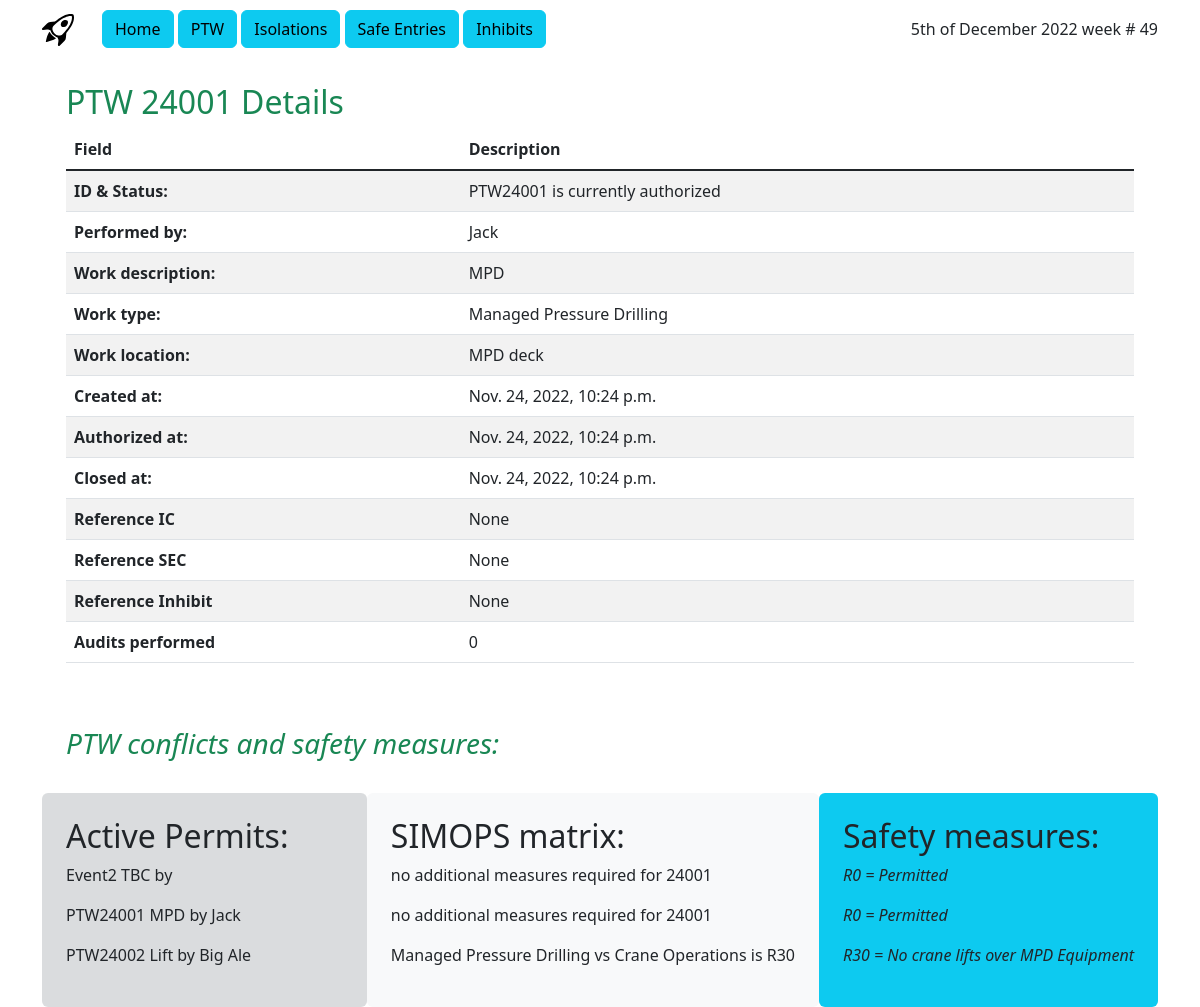
The page /ptw/ptw/24001/ on the database its author committed.
### ptw/models.py (models this page shows, shortened)
class PTW(models.Model):
    prefix = models.CharField(max_length=5, choices=[
        ('PTW', 'PTW'),
        ('HVPTW', 'HVPTW'),
        ('HVSFT', 'HVSFT'),
        ('Event', 'Event'),
    ], default='PTW')
    id = models.IntegerField(primary_key=True)
    status = models.CharField(max_length=10, choices=[
        ('created', 'created'),
        ('authorized', 'authorized'),
        ('suspended', 'suspended'),
        ('closed', 'closed'),
        ('cancelled', 'cancelled')]
                              )
    created_at = models.DateTimeField(default=timezone.now)
    authorized_at = models.DateTimeField(default=timezone.now)
    closed_at = models.DateTimeField(default=timezone.now)
    planned_work_at = models.DateTimeField(default=timezone.now)
    work_description = models.CharField(max_length=64, default='TBC')
    work_type = models.CharField(max_length=64, choices=work_list, blank=True)
    work_location = models.CharField(max_length=64, default='TBC')
    performing_authority = models.CharField(max_length=64, blank=True)
    permit_audit = models.IntegerField(default=0)
    ref_isolation = models.ForeignKey(Isolation, on_delete=models.PROTECT, blank=True, null=True)
    ref_safe_entry = models.ForeignKey(SafeEntry, on_delete=models.PROTECT, blank=True, null=True)
    ref_inhibit = models.ForeignKey(Inhibit, on_delete=models.PROTECT, blank=True, null=True)

class SIMOPS(models.Model):
    work_type_1 = models.CharField(max_length=64, choices=work_list, blank=True)
    work_type_2 = models.CharField(max_length=64, choices=work_list, blank=True)
    are_conflicting = models.BooleanField()
    restriction = models.ForeignKey(Restriction, on_delete=models.PROTECT, db_column='restriction')
    def __str__(self):
        return f'{self.work_type_1} vs {self.work_type_2} is {self.restriction}'

class Restriction(models.Model):
    restriction = models.CharField(primary_key=True, max_length=3)
    restriction_details = models.CharField(max_length=200)
    is_self_restriction = models.BooleanField()
    def __str__(self):
        return f'{self.restriction}'

### ptw/views.py (the view)
# urls.py: path('ptw/<int:ptw_id>/', views.permit, name='detail'),
def permit(request, ptw_id):
    this_permit = get_object_or_404(PTW, pk=ptw_id)
    active_ptws = PTW.objects.filter(status__exact='authorized')
    simops = SIMOPS.objects.all()
    restrictions = []
    descriptions = []
    for active in active_ptws:
        try:
            obj = simops.get(work_type_1__exact=this_permit.work_type, work_type_2__exact=active.work_type)
            desc = Restriction.objects.get(restriction__exact=obj.restriction)
            restrictions.append(obj)
            descriptions.append(desc)
        except ObjectDoesNotExist:
            no_rest = Restriction.objects.get(restriction__exact='R0')
            restrictions.append(f'no additional measures required for {this_permit.id}')
            descriptions.append(no_rest)
    context = {'this_permit': this_permit,
               'active_ptws': active_ptws,
               'simops': simops,
               'restrictions': restrictions,
               'descriptions': descriptions,
               }
    return render(request, 'ptw/detail.html', context)

### ptw/templates/ptw/detail.html
{% extends 'ptw/nav.html' %}
{% block content %}
<div class="col-md p-4">
            <h2 class="text-success">{{ this_permit.prefix }} {{ this_permit.id }} Details</h2>
                <table class="table table-striped table-hover">
                    <thead>
                        <tr>
                            <th scope="col">Field</th>
                            <th scope="col">Description</th>
                        </tr>
                    </thead>
                    <tbody class="table-group-divider">
                        <tr>
                            <th scope="row">ID & Status:</th>
                            <td>{{ this_permit.prefix }}{{ this_permit.id }} is currently {{ this_permit.status }}</td>
                        </tr>
                        <tr>
                            <th scope="row">Performed by:</th>
                            <td>{{ this_permit.performing_authority }}</td>
                        </tr>
                        <tr>
                            <th scope="row">Work description:</th>
                            <td>{{ this_permit.work_description }}</td>
                        </tr>
                        <tr>
                            <th scope="row">Work type:</th>
                            <td>{{ this_permit.work_type }}</td>
                        </tr>
                        <tr>
                            <th scope="row">Work location:</th>
                            <td>{{ this_permit.work_location }}</td>
                        </tr>
                        <tr>
                            <th scope="row">Created at:</th>
                            <td>{{ this_permit.created_at }}</td>
                        </tr>
                        <tr>
                            <th scope="row">Authorized at:</th>
                            <td>{{ this_permit.authorized_at }}</td>
                        </tr>
                        <tr>
                            <th scope="row">Closed at:</th>
                            <td>{{ this_permit.authorized_at }}</td>
                        </tr>
                        <tr>
                            <th scope="row">Reference IC</th>
                            <td>{{ this_permit.ref_isolation }}</td>
                        </tr>
                        <tr>
                            <th scope="row">Reference SEC</th>
                            <td>{{ this_permit.ref_safe_entry }}</td>
                        </tr>
                        <tr>
                            <th scope="row">Reference Inhibit</th>
                            <td>{{ this_permit.ref_inhibit }}</td>
                        </tr>
                        <tr>
                            <th scope="row">Audits performed</th>
                            <td>{{ this_permit.permit_audit }}</td>
                        </tr>
                    </tbody>
                </table>
</div>
<h3 class="fst-italic text-success p-4">PTW conflicts and safety measures:</h3>
<div class="container">
    <div class="row justify-content-start gy-5 text-truncate">
        <div class="col-sm bg-secondary bg-opacity-25 rounded p-4">
            <h2>Active Permits:</h2>
            {% if active_ptws %}
                {% for permit in active_ptws %}
                    <p>{{ permit.prefix }}{{ permit.id }} {{ permit.work_description }} by {{ permit.performing_authority }} </p>
                {% endfor %}
            {% endif %}
        </div>
        <div class="col-sm bg-light rounded p-4">
            <h2>SIMOPS matrix:</h2>
                {% if restrictions %}
                    {% for item in restrictions %}
                         <p>{{ item }}</p>
                    {% endfor %}
                {% endif %}
        </div>
        <div class="col-sm bg-info rounded p-4">
        <h2>Safety measures:</h2>
        {% if descriptions %}
             {% for desc in descriptions %}
                 <p class="text fst-italic">{{ desc.restriction }} = {{ desc.restriction_details }}</p>
             {% endfor %}
        {% endif %}
        </div>
</div>
</div>
{% endblock %}

### rows shown on the page
PTW: prefix "PTW", id "24001", status "authorized", performing_authority "Jack", work_description "MPD", work_type "Managed Pressure Drilling", work_location "MPD deck", created_at "Nov. 24, 2022, 10:24 p.m.", authorized_at "Nov. 24, 2022, 10:24 p.m.", ref_isolation "None", ref_safe_entry "None", ref_inhibit "None", permit_audit "0"
PTW: prefix "Event", id "2", work_description "TBC"
PTW: prefix "PTW", id "24002", work_description "Lift", performing_authority "Big Ale"
SIMOPS: work_type_1+work_type_2+restriction "Managed Pressure Drilling vs Crane Operations is R30"
Restriction: restriction "R0", restriction_details "Permitted"
Restriction: restriction "R30", restriction_details "No crane lifts over MPD Equipment"

### other values the page prints
{{ item }} "no additional measures required for 24001" "no additional measures required for 24001"
